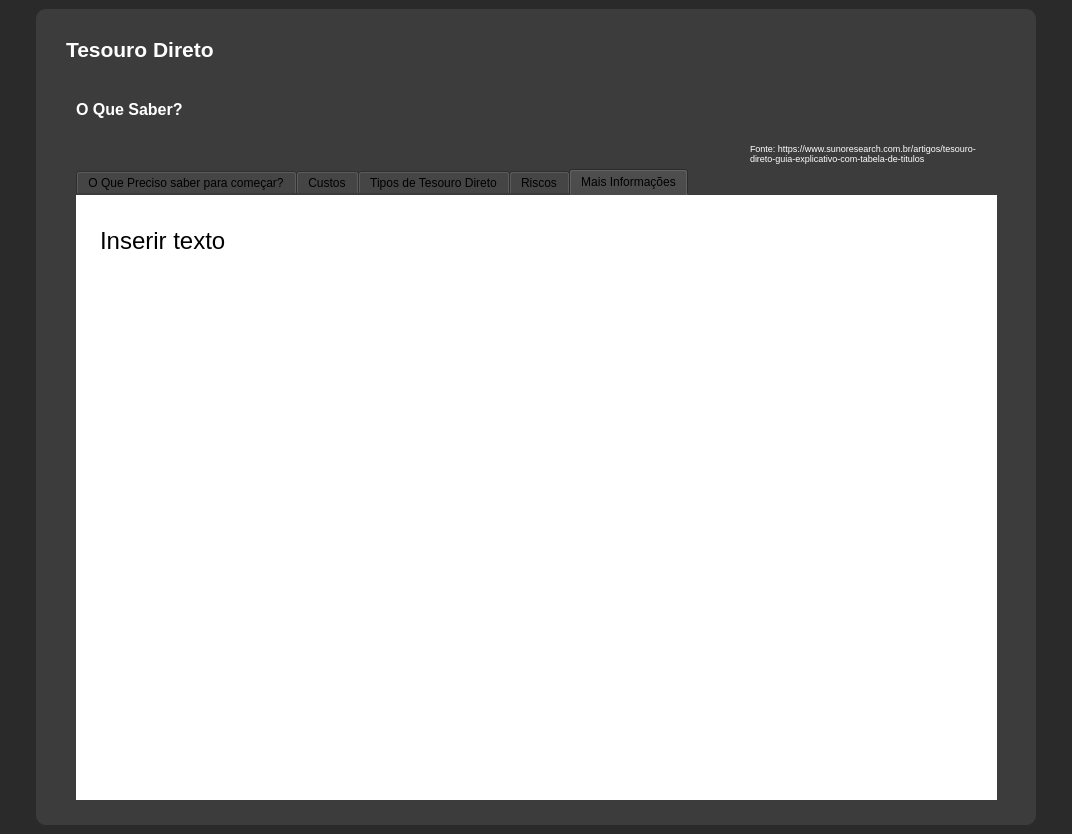
<?xml version="1.0" encoding="UTF-8"?>
<ui version="4.0">
 <class>MainWindow_Tela_base</class>
 <widget class="QMainWindow" name="MainWindow_Tela_base">
  <property name="geometry">
   <rect>
    <x>0</x>
    <y>0</y>
    <width>1072</width>
    <height>834</height>
   </rect>
  </property>
  <property name="minimumSize">
   <size>
    <width>500</width>
    <height>700</height>
   </size>
  </property>
  <property name="windowTitle">
   <string>Tela_base</string>
  </property>
  <property name="styleSheet">
   <string notr="true">background-color: rgb(42, 42, 42);</string>
  </property>
  <widget class="QWidget" name="centralwidget_Tela_base">
   <layout class="QVBoxLayout" name="verticalLayout">
    <property name="spacing">
     <number>0</number>
    </property>
    <property name="leftMargin">
     <number>0</number>
    </property>
    <property name="topMargin">
     <number>0</number>
    </property>
    <property name="rightMargin">
     <number>0</number>
    </property>
    <property name="bottomMargin">
     <number>0</number>
    </property>
    <item>
     <widget class="QFrame" name="conteudo_Tela_base">
      <property name="font">
       <font>
        <pointsize>11</pointsize>
       </font>
      </property>
      <property name="styleSheet">
       <string notr="true">background-color: rgb(42, 42, 42);</string>
      </property>
      <property name="frameShape">
       <enum>QFrame::NoFrame</enum>
      </property>
      <property name="frameShadow">
       <enum>QFrame::Raised</enum>
      </property>
      <layout class="QHBoxLayout" name="horizontalLayout">
       <item>
        <widget class="QFrame" name="Tela_Base">
         <property name="maximumSize">
          <size>
           <width>1000</width>
           <height>1000</height>
          </size>
         </property>
         <property name="styleSheet">
          <string notr="true">background-color: rgb(60, 60, 60);
border-radius: 10px;</string>
         </property>
         <property name="frameShape">
          <enum>QFrame::NoFrame</enum>
         </property>
         <property name="frameShadow">
          <enum>QFrame::Raised</enum>
         </property>
         <widget class="QLabel" name="label">
          <property name="geometry">
           <rect>
            <x>30</x>
            <y>20</y>
            <width>591</width>
            <height>41</height>
           </rect>
          </property>
          <property name="palette">
           <palette>
            <active>
             <colorrole role="WindowText">
              <brush brushstyle="SolidPattern">
               <color alpha="255">
                <red>255</red>
                <green>255</green>
                <blue>255</blue>
               </color>
              </brush>
             </colorrole>
             <colorrole role="Button">
              <brush brushstyle="SolidPattern">
               <color alpha="255">
                <red>60</red>
                <green>60</green>
                <blue>60</blue>
               </color>
              </brush>
             </colorrole>
             <colorrole role="Base">
              <brush brushstyle="SolidPattern">
               <color alpha="255">
                <red>60</red>
                <green>60</green>
                <blue>60</blue>
               </color>
              </brush>
             </colorrole>
             <colorrole role="Window">
              <brush brushstyle="SolidPattern">
               <color alpha="255">
                <red>60</red>
                <green>60</green>
                <blue>60</blue>
               </color>
              </brush>
             </colorrole>
            </active>
            <inactive>
             <colorrole role="WindowText">
              <brush brushstyle="SolidPattern">
               <color alpha="255">
                <red>255</red>
                <green>255</green>
                <blue>255</blue>
               </color>
              </brush>
             </colorrole>
             <colorrole role="Button">
              <brush brushstyle="SolidPattern">
               <color alpha="255">
                <red>60</red>
                <green>60</green>
                <blue>60</blue>
               </color>
              </brush>
             </colorrole>
             <colorrole role="Base">
              <brush brushstyle="SolidPattern">
               <color alpha="255">
                <red>60</red>
                <green>60</green>
                <blue>60</blue>
               </color>
              </brush>
             </colorrole>
             <colorrole role="Window">
              <brush brushstyle="SolidPattern">
               <color alpha="255">
                <red>60</red>
                <green>60</green>
                <blue>60</blue>
               </color>
              </brush>
             </colorrole>
            </inactive>
            <disabled>
             <colorrole role="WindowText">
              <brush brushstyle="SolidPattern">
               <color alpha="255">
                <red>120</red>
                <green>120</green>
                <blue>120</blue>
               </color>
              </brush>
             </colorrole>
             <colorrole role="Button">
              <brush brushstyle="SolidPattern">
               <color alpha="255">
                <red>60</red>
                <green>60</green>
                <blue>60</blue>
               </color>
              </brush>
             </colorrole>
             <colorrole role="Base">
              <brush brushstyle="SolidPattern">
               <color alpha="255">
                <red>60</red>
                <green>60</green>
                <blue>60</blue>
               </color>
              </brush>
             </colorrole>
             <colorrole role="Window">
              <brush brushstyle="SolidPattern">
               <color alpha="255">
                <red>60</red>
                <green>60</green>
                <blue>60</blue>
               </color>
              </brush>
             </colorrole>
            </disabled>
           </palette>
          </property>
          <property name="font">
           <font>
            <family>Segoe UI</family>
            <pointsize>16</pointsize>
            <weight>75</weight>
            <bold>true</bold>
           </font>
          </property>
          <property name="text">
           <string>Tesouro Direto</string>
          </property>
         </widget>
         <widget class="QLabel" name="label_2">
          <property name="geometry">
           <rect>
            <x>40</x>
            <y>90</y>
            <width>161</width>
            <height>21</height>
           </rect>
          </property>
          <property name="palette">
           <palette>
            <active>
             <colorrole role="WindowText">
              <brush brushstyle="SolidPattern">
               <color alpha="255">
                <red>255</red>
                <green>255</green>
                <blue>255</blue>
               </color>
              </brush>
             </colorrole>
             <colorrole role="Button">
              <brush brushstyle="SolidPattern">
               <color alpha="255">
                <red>60</red>
                <green>60</green>
                <blue>60</blue>
               </color>
              </brush>
             </colorrole>
             <colorrole role="Base">
              <brush brushstyle="SolidPattern">
               <color alpha="255">
                <red>60</red>
                <green>60</green>
                <blue>60</blue>
               </color>
              </brush>
             </colorrole>
             <colorrole role="Window">
              <brush brushstyle="SolidPattern">
               <color alpha="255">
                <red>60</red>
                <green>60</green>
                <blue>60</blue>
               </color>
              </brush>
             </colorrole>
            </active>
            <inactive>
             <colorrole role="WindowText">
              <brush brushstyle="SolidPattern">
               <color alpha="255">
                <red>255</red>
                <green>255</green>
                <blue>255</blue>
               </color>
              </brush>
             </colorrole>
             <colorrole role="Button">
              <brush brushstyle="SolidPattern">
               <color alpha="255">
                <red>60</red>
                <green>60</green>
                <blue>60</blue>
               </color>
              </brush>
             </colorrole>
             <colorrole role="Base">
              <brush brushstyle="SolidPattern">
               <color alpha="255">
                <red>60</red>
                <green>60</green>
                <blue>60</blue>
               </color>
              </brush>
             </colorrole>
             <colorrole role="Window">
              <brush brushstyle="SolidPattern">
               <color alpha="255">
                <red>60</red>
                <green>60</green>
                <blue>60</blue>
               </color>
              </brush>
             </colorrole>
            </inactive>
            <disabled>
             <colorrole role="WindowText">
              <brush brushstyle="SolidPattern">
               <color alpha="255">
                <red>120</red>
                <green>120</green>
                <blue>120</blue>
               </color>
              </brush>
             </colorrole>
             <colorrole role="Button">
              <brush brushstyle="SolidPattern">
               <color alpha="255">
                <red>60</red>
                <green>60</green>
                <blue>60</blue>
               </color>
              </brush>
             </colorrole>
             <colorrole role="Base">
              <brush brushstyle="SolidPattern">
               <color alpha="255">
                <red>60</red>
                <green>60</green>
                <blue>60</blue>
               </color>
              </brush>
             </colorrole>
             <colorrole role="Window">
              <brush brushstyle="SolidPattern">
               <color alpha="255">
                <red>60</red>
                <green>60</green>
                <blue>60</blue>
               </color>
              </brush>
             </colorrole>
            </disabled>
           </palette>
          </property>
          <property name="font">
           <font>
            <family>Segoe UI</family>
            <pointsize>12</pointsize>
            <weight>75</weight>
            <bold>true</bold>
           </font>
          </property>
          <property name="text">
           <string>O Que Saber?</string>
          </property>
         </widget>
         <widget class="QTabWidget" name="tabWidget">
          <property name="geometry">
           <rect>
            <x>40</x>
            <y>160</y>
            <width>921</width>
            <height>631</height>
           </rect>
          </property>
          <property name="styleSheet">
           <string notr="true"/>
          </property>
          <property name="currentIndex">
           <number>4</number>
          </property>
          <widget class="QWidget" name="tab1">
           <attribute name="title">
            <string>O Que Preciso saber para começar?</string>
           </attribute>
           <widget class="QTextBrowser" name="textBrowser_3">
            <property name="geometry">
             <rect>
              <x>0</x>
              <y>-10</y>
              <width>921</width>
              <height>641</height>
             </rect>
            </property>
            <property name="font">
             <font>
              <family>Segoe UI</family>
              <pointsize>40</pointsize>
              <weight>50</weight>
              <bold>false</bold>
             </font>
            </property>
            <property name="styleSheet">
             <string notr="true">background-color: white;
padding-left: 20px; padding-right: 40px; padding-top: 40 px; padding-bottom: 20px;
font-size: 40pt</string>
            </property>
            <property name="sizeAdjustPolicy">
             <enum>QAbstractScrollArea::AdjustToContents</enum>
            </property>
            <property name="html">
             <string>&lt;!DOCTYPE HTML PUBLIC &quot;-//W3C//DTD HTML 4.0//EN&quot; &quot;http://www.w3.org/TR/REC-html40/strict.dtd&quot;&gt;
&lt;html&gt;&lt;head&gt;&lt;meta name=&quot;qrichtext&quot; content=&quot;1&quot; /&gt;&lt;style type=&quot;text/css&quot;&gt;
p, li { white-space: pre-wrap; }
&lt;/style&gt;&lt;/head&gt;&lt;body style=&quot; font-family:'Segoe UI'; font-size:40pt; font-weight:400; font-style:normal;&quot;&gt;
&lt;p style=&quot; margin-top:0px; margin-bottom:0px; margin-left:0px; margin-right:0px; -qt-block-indent:0; text-indent:0px;&quot;&gt;&lt;span style=&quot; font-size:28pt; vertical-align:super;&quot;&gt;É um programa de intermediação entre pessoas físicas e Governo Federal, onde é feita a negociação de títulos públicos entre as duas partes através da internet.&lt;/span&gt;&lt;/p&gt;
&lt;p style=&quot; margin-top:0px; margin-bottom:0px; margin-left:0px; margin-right:0px; -qt-block-indent:0; text-indent:0px;&quot;&gt;&lt;span style=&quot; font-size:28pt; vertical-align:super;&quot;&gt;A grosso modo, pode-se considerar que, por meio do Tesouro Direto, o pequeno investidor tem a possibilidade de “emprestar” dinheiro, em troca de rentabilidade para esse capital, ao governo, que tem como objetivo arrecadar essas aplicações a fim de pagar e financiar muitas de suas atividades, como saúde, infraestrutura e educação, por exemplo.&lt;/span&gt;&lt;/p&gt;
&lt;p style=&quot; margin-top:0px; margin-bottom:0px; margin-left:0px; margin-right:0px; -qt-block-indent:0; text-indent:0px;&quot;&gt;&lt;span style=&quot; font-size:28pt; vertical-align:super;&quot;&gt;Assim, como essa modalidade de aplicação se faz entre pessoa física e governo federal, seus riscos são baixíssimos quando comparado a outros tipos de investimentos ligados a instituições financeiras, empresas de capital aberto ou fundos de investimentos imobiliários.&lt;/span&gt;&lt;/p&gt;
&lt;p style=&quot; margin-top:0px; margin-bottom:0px; margin-left:0px; margin-right:0px; -qt-block-indent:0; text-indent:0px;&quot;&gt;&lt;span style=&quot; font-size:28pt; vertical-align:super;&quot;&gt;Esse é um dos principais motivos que faz muitas pessoas se interessarem pelo Tesouro Direto, pois sua segurança e praticidade realmente transmite uma grande sensação de segurança ao investidor, principalmente os iniciantes.&lt;/span&gt;&lt;/p&gt;&lt;/body&gt;&lt;/html&gt;</string>
            </property>
           </widget>
          </widget>
          <widget class="QWidget" name="tab_2">
           <attribute name="title">
            <string>Custos</string>
           </attribute>
           <widget class="QTextBrowser" name="textBrowser_2">
            <property name="geometry">
             <rect>
              <x>0</x>
              <y>-10</y>
              <width>921</width>
              <height>641</height>
             </rect>
            </property>
            <property name="font">
             <font>
              <family>Segoe UI</family>
              <pointsize>40</pointsize>
              <weight>50</weight>
              <bold>false</bold>
             </font>
            </property>
            <property name="styleSheet">
             <string notr="true">background-color: white;
padding-left: 20px; padding-right: 40px; padding-top: 40 px; padding-bottom: 20px;
font-size: 40pt</string>
            </property>
            <property name="sizeAdjustPolicy">
             <enum>QAbstractScrollArea::AdjustToContents</enum>
            </property>
            <property name="html">
             <string>&lt;!DOCTYPE HTML PUBLIC &quot;-//W3C//DTD HTML 4.0//EN&quot; &quot;http://www.w3.org/TR/REC-html40/strict.dtd&quot;&gt;
&lt;html&gt;&lt;head&gt;&lt;meta name=&quot;qrichtext&quot; content=&quot;1&quot; /&gt;&lt;style type=&quot;text/css&quot;&gt;
p, li { white-space: pre-wrap; }
&lt;/style&gt;&lt;/head&gt;&lt;body style=&quot; font-family:'Segoe UI'; font-size:40pt; font-weight:400; font-style:normal;&quot;&gt;
&lt;p style=&quot; margin-top:0px; margin-bottom:0px; margin-left:0px; margin-right:0px; -qt-block-indent:0; text-indent:0px;&quot;&gt;&lt;span style=&quot; font-size:28pt; vertical-align:super;&quot;&gt;Para o Tesouro Direto, é descontada a taxa de custódia, que é cobrada pela BMF&amp;amp;Bovespa e corresponde a 0,30% ao ano (refere-se aos serviços de guarda dos títulos e às informações e movimentações dos saldos); e ainda as taxas cobradas pelas instituições financeiras, que podem ser de 0% a 2% ao ano, variando de instituição para instituição, independentemente do valor do seu investimento.&lt;/span&gt;&lt;/p&gt;&lt;/body&gt;&lt;/html&gt;</string>
            </property>
           </widget>
          </widget>
          <widget class="QWidget" name="tab_3">
           <attribute name="title">
            <string>Tipos de Tesouro Direto</string>
           </attribute>
           <widget class="QTextBrowser" name="textBrowser_4">
            <property name="geometry">
             <rect>
              <x>0</x>
              <y>-10</y>
              <width>921</width>
              <height>641</height>
             </rect>
            </property>
            <property name="font">
             <font>
              <family>Segoe UI</family>
              <pointsize>40</pointsize>
              <weight>50</weight>
              <bold>false</bold>
             </font>
            </property>
            <property name="styleSheet">
             <string notr="true">background-color: white;
padding-left: 20px; padding-right: 40px; padding-top: 40 px; padding-bottom: 20px;
font-size: 40pt</string>
            </property>
            <property name="sizeAdjustPolicy">
             <enum>QAbstractScrollArea::AdjustToContents</enum>
            </property>
            <property name="html">
             <string>&lt;!DOCTYPE HTML PUBLIC &quot;-//W3C//DTD HTML 4.0//EN&quot; &quot;http://www.w3.org/TR/REC-html40/strict.dtd&quot;&gt;
&lt;html&gt;&lt;head&gt;&lt;meta name=&quot;qrichtext&quot; content=&quot;1&quot; /&gt;&lt;style type=&quot;text/css&quot;&gt;
p, li { white-space: pre-wrap; }
&lt;/style&gt;&lt;/head&gt;&lt;body style=&quot; font-family:'Segoe UI'; font-size:40pt; font-weight:400; font-style:normal;&quot;&gt;
&lt;p style=&quot; margin-top:14px; margin-bottom:12px; margin-left:0px; margin-right:0px; -qt-block-indent:0; text-indent:0px;&quot;&gt;&lt;span style=&quot; font-size:28pt; font-weight:600; vertical-align:super;&quot;&gt;Títulos Prefixados&lt;/span&gt;&lt;/p&gt;
&lt;p style=&quot; margin-top:12px; margin-bottom:12px; margin-left:0px; margin-right:0px; -qt-block-indent:0; text-indent:0px;&quot;&gt;&lt;span style=&quot; font-size:28pt; vertical-align:super;&quot;&gt;Esse tipo de título apresenta uma taxa de rentabilidade já conhecida no momento de sua compra. Isso significa que, ao se adquirir um Título Prefixado, o investidor já fica ciente, no momento da aplicação, qual será a taxa de juros que receberá no final do período do investimento.&lt;/span&gt;&lt;/p&gt;
&lt;p style=&quot; margin-top:12px; margin-bottom:12px; margin-left:0px; margin-right:0px; -qt-block-indent:0; text-indent:0px;&quot;&gt;&lt;span style=&quot; font-size:28pt; vertical-align:super;&quot;&gt;Normalmente, esses títulos são indicados para o investidor que acredita que a taxa prefixada será maior que a taxa de juros básica da economia (Selic).&lt;/span&gt;&lt;/p&gt;
&lt;p style=&quot; margin-top:12px; margin-bottom:12px; margin-left:0px; margin-right:0px; -qt-block-indent:0; text-indent:0px;&quot;&gt;&lt;span style=&quot; font-size:28pt; vertical-align:super;&quot;&gt;Ou seja, é aconselhável que se aplique nesse ativo quando a taxa de juros esteja alta, mas com possibilidade real de que ela recue no médio prazo.&lt;/span&gt;&lt;/p&gt;
&lt;p style=&quot; margin-top:12px; margin-bottom:12px; margin-left:0px; margin-right:0px; -qt-block-indent:0; text-indent:0px;&quot;&gt;&lt;span style=&quot; font-size:28pt; vertical-align:super;&quot;&gt;Desta forma, o investidor mantém a rentabilidade com a Selic elevada e, mesmo que ela venha a cair depois, ele receberá o valor de rentabilidade acordado no início da operação, que nesse caso será maior ao final do prazo do investimento.&lt;/span&gt;&lt;/p&gt;
&lt;p style=&quot; margin-top:12px; margin-bottom:12px; margin-left:0px; margin-right:0px; -qt-block-indent:0; text-indent:0px;&quot;&gt;&lt;span style=&quot; font-size:28pt; vertical-align:super;&quot;&gt;Dentro dos Prefixados existem dois ativos, o Tesouro Prefixado (LTN) e o Tesouro Prefixado com Juros Semestrais (NTN-F).&lt;/span&gt;&lt;/p&gt;
&lt;p style=&quot;-qt-paragraph-type:empty; margin-top:12px; margin-bottom:12px; margin-left:0px; margin-right:0px; -qt-block-indent:0; text-indent:0px; font-size:28pt; vertical-align:super;&quot;&gt;&lt;br /&gt;&lt;/p&gt;
&lt;p style=&quot; margin-top:14px; margin-bottom:12px; margin-left:0px; margin-right:0px; -qt-block-indent:0; text-indent:0px;&quot;&gt;&lt;span style=&quot; font-size:28pt; font-weight:600; vertical-align:super;&quot;&gt;Títulos Pós-fixados&lt;/span&gt;&lt;/p&gt;
&lt;p style=&quot; margin-top:12px; margin-bottom:12px; margin-left:0px; margin-right:0px; -qt-block-indent:0; text-indent:0px;&quot;&gt;&lt;span style=&quot; font-size:28pt; vertical-align:super;&quot;&gt;A característica principal desse tipo de ativo está no fato desses títulos terem seu valor corrigido por um indexador, que normalmente é a taxa básica de juros (Selic) ou a inflação (IPCA).&lt;/span&gt;&lt;/p&gt;
&lt;p style=&quot; margin-top:12px; margin-bottom:12px; margin-left:0px; margin-right:0px; -qt-block-indent:0; text-indent:0px;&quot;&gt;&lt;span style=&quot; font-size:28pt; vertical-align:super;&quot;&gt;Assim, a rentabilidade da aplicação é composta por uma taxa pré-determinada no momento da compra do título pelo investidor e mais a variação de um indexador, ou seja, dessa forma, no momento da aplicação, não se sabe precisamente qual será o valor dos rendimentos ao final da aplicação.&lt;/span&gt;&lt;/p&gt;
&lt;p style=&quot; margin-top:12px; margin-bottom:12px; margin-left:0px; margin-right:0px; -qt-block-indent:0; text-indent:0px;&quot;&gt;&lt;span style=&quot; font-size:28pt; vertical-align:super;&quot;&gt;Pode-se dizer, portanto, que os Títulos Pós-Fixados, apesar de serem muito seguros, apresentam o “risco” de o investidor conseguir, em alguns casos, menor rentabilidade do que o esperado no final da aplicação.&lt;/span&gt;&lt;/p&gt;
&lt;p style=&quot; margin-top:12px; margin-bottom:12px; margin-left:0px; margin-right:0px; -qt-block-indent:0; text-indent:0px;&quot;&gt;&lt;span style=&quot; font-size:28pt; vertical-align:super;&quot;&gt;Os títulos disponíveis nessa modalidade são Tesouro IPCA+ (NTN-B Principal), Tesouro IPCA+ com Juros Semestrais (NTN-B) e Tesouro Selic (LFT), sendo os dois primeiros indexados à Inflação, e o último sendo indexado à Taxa Selic.&lt;/span&gt;&lt;/p&gt;&lt;/body&gt;&lt;/html&gt;</string>
            </property>
           </widget>
          </widget>
          <widget class="QWidget" name="tab">
           <attribute name="title">
            <string>Riscos</string>
           </attribute>
           <widget class="QTextBrowser" name="textBrowser_5">
            <property name="geometry">
             <rect>
              <x>0</x>
              <y>-10</y>
              <width>921</width>
              <height>641</height>
             </rect>
            </property>
            <property name="font">
             <font>
              <family>Segoe UI</family>
              <pointsize>40</pointsize>
              <weight>50</weight>
              <bold>false</bold>
             </font>
            </property>
            <property name="styleSheet">
             <string notr="true">background-color: white;
padding-left: 20px; padding-right: 40px; padding-top: 40 px; padding-bottom: 20px;
font-size: 40pt</string>
            </property>
            <property name="sizeAdjustPolicy">
             <enum>QAbstractScrollArea::AdjustToContents</enum>
            </property>
            <property name="html">
             <string>&lt;!DOCTYPE HTML PUBLIC &quot;-//W3C//DTD HTML 4.0//EN&quot; &quot;http://www.w3.org/TR/REC-html40/strict.dtd&quot;&gt;
&lt;html&gt;&lt;head&gt;&lt;meta name=&quot;qrichtext&quot; content=&quot;1&quot; /&gt;&lt;style type=&quot;text/css&quot;&gt;
p, li { white-space: pre-wrap; }
&lt;/style&gt;&lt;/head&gt;&lt;body style=&quot; font-family:'Segoe UI'; font-size:40pt; font-weight:400; font-style:normal;&quot;&gt;
&lt;p style=&quot; margin-top:12px; margin-bottom:12px; margin-left:0px; margin-right:0px; -qt-block-indent:0; text-indent:0px;&quot;&gt;&lt;span style=&quot; font-size:28pt; vertical-align:super;&quot;&gt;O tesouro direto não é coberto pelo FGC, porém como é um título do governo, é um dos investimentos mais seguros do mercado.&lt;/span&gt;&lt;/p&gt;&lt;/body&gt;&lt;/html&gt;</string>
            </property>
           </widget>
          </widget>
          <widget class="QWidget" name="tab_4">
           <attribute name="title">
            <string>Mais Informações</string>
           </attribute>
           <widget class="QTextBrowser" name="textBrowser_6">
            <property name="geometry">
             <rect>
              <x>0</x>
              <y>-10</y>
              <width>921</width>
              <height>641</height>
             </rect>
            </property>
            <property name="font">
             <font>
              <family>Segoe UI</family>
              <pointsize>40</pointsize>
              <weight>50</weight>
              <bold>false</bold>
             </font>
            </property>
            <property name="styleSheet">
             <string notr="true">background-color: white;
padding-left: 20px; padding-right: 40px; padding-top: 40 px; padding-bottom: 20px;
font-size: 40pt</string>
            </property>
            <property name="sizeAdjustPolicy">
             <enum>QAbstractScrollArea::AdjustToContents</enum>
            </property>
            <property name="html">
             <string>&lt;!DOCTYPE HTML PUBLIC &quot;-//W3C//DTD HTML 4.0//EN&quot; &quot;http://www.w3.org/TR/REC-html40/strict.dtd&quot;&gt;
&lt;html&gt;&lt;head&gt;&lt;meta name=&quot;qrichtext&quot; content=&quot;1&quot; /&gt;&lt;style type=&quot;text/css&quot;&gt;
p, li { white-space: pre-wrap; }
&lt;/style&gt;&lt;/head&gt;&lt;body style=&quot; font-family:'Segoe UI'; font-size:40pt; font-weight:400; font-style:normal;&quot;&gt;
&lt;p style=&quot; margin-top:0px; margin-bottom:0px; margin-left:0px; margin-right:0px; -qt-block-indent:0; text-indent:0px;&quot;&gt;&lt;span style=&quot; font-size:28pt; vertical-align:super;&quot;&gt;Inserir texto&lt;/span&gt;&lt;/p&gt;&lt;/body&gt;&lt;/html&gt;</string>
            </property>
           </widget>
          </widget>
         </widget>
         <widget class="QTextBrowser" name="textBrowser">
          <property name="geometry">
           <rect>
            <x>710</x>
            <y>130</y>
            <width>251</width>
            <height>31</height>
           </rect>
          </property>
          <property name="html">
           <string>&lt;!DOCTYPE HTML PUBLIC &quot;-//W3C//DTD HTML 4.0//EN&quot; &quot;http://www.w3.org/TR/REC-html40/strict.dtd&quot;&gt;
&lt;html&gt;&lt;head&gt;&lt;meta name=&quot;qrichtext&quot; content=&quot;1&quot; /&gt;&lt;style type=&quot;text/css&quot;&gt;
p, li { white-space: pre-wrap; }
&lt;/style&gt;&lt;/head&gt;&lt;body style=&quot; font-family:'MS Shell Dlg 2'; font-size:8.25pt; font-weight:400; font-style:normal;&quot;&gt;
&lt;p style=&quot; margin-top:0px; margin-bottom:0px; margin-left:0px; margin-right:0px; -qt-block-indent:0; text-indent:0px;&quot;&gt;&lt;span style=&quot; font-size:7pt; color:#ffffff;&quot;&gt;Fonte: https://www.sunoresearch.com.br/artigos/tesouro-direto-guia-explicativo-com-tabela-de-titulos&lt;/span&gt;&lt;/p&gt;&lt;/body&gt;&lt;/html&gt;</string>
          </property>
         </widget>
        </widget>
       </item>
      </layout>
     </widget>
    </item>
   </layout>
  </widget>
 </widget>
 <resources/>
 <connections/>
</ui>
